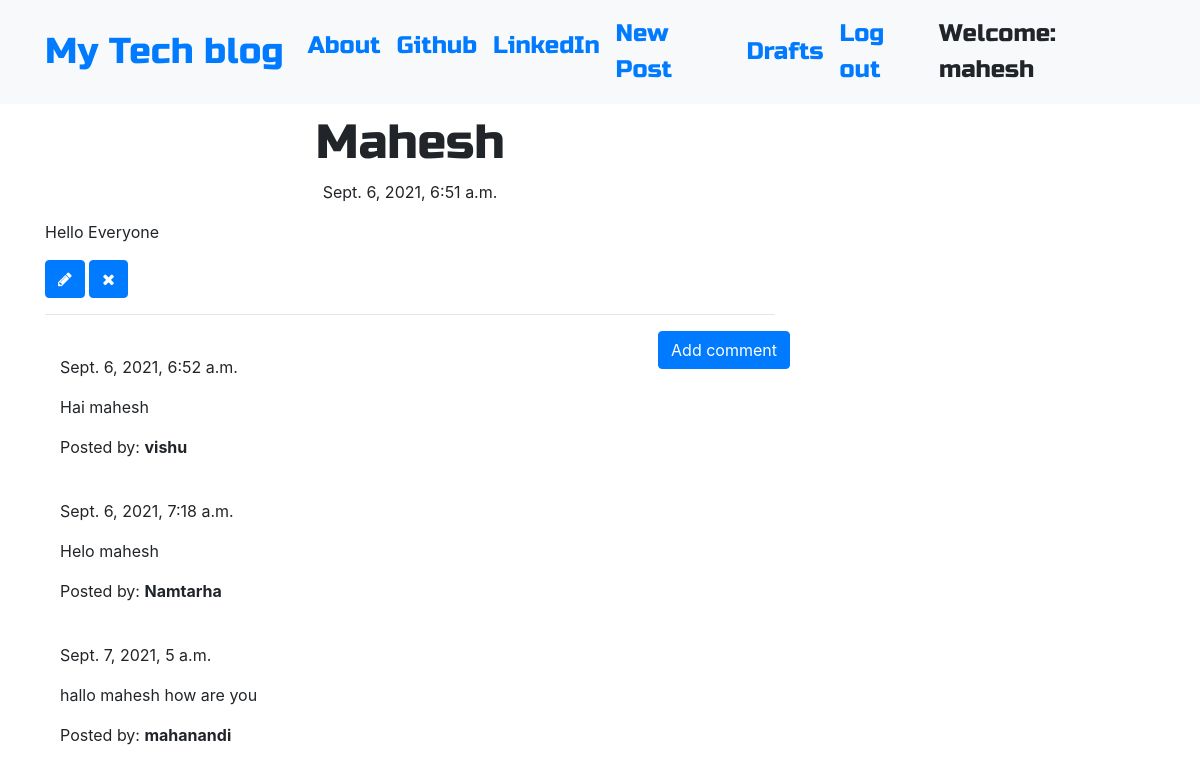
The app's page /post/9 (signed in) with its own data.
### cloneapp/models.py (models this page shows, shortened)
class Post(models.Model):
    author = models.ForeignKey('auth.User',on_delete=models.CASCADE)
    title = models.CharField(max_length=200)
    text = models.TextField()
    created_date = models.DateTimeField(default=timezone.now)
    published_date = models.DateTimeField(blank=True, null=True)

class Comment(models.Model):
    post = models.ForeignKey('cloneapp.Post', related_name='comments',on_delete=models.CASCADE)
    author = models.CharField(max_length=200)
    text = models.TextField()
    created_date = models.DateTimeField(default=timezone.now)
    approved_comment = models.BooleanField(default=False)

### cloneapp/views.py (the view)
# urls.py: path('post/<int:pk>', views.PostDetailView.as_view(), name='post_detail'),
class PostDetailView(DetailView):
    model = Post

### cloneapp/templates/cloneapp/post_detail.html (shortened to what this page needs)
{% extends 'cloneapp/base.html' %}
{% block content %}
        <h1 class='posttitle loader'>{{ post.title }}</h1>
        {% if post.published_date %}
            <div class="date postdate">
                {{ post.published_date }}
            </div>
        {% else %}
            <a class="btn btn-outline-dark" href="{% url 'post_publish' pk=post.pk %}">Publish</a>
        {% endif %}
      <p class='postcontent' >{{ post.text|safe|linebreaksbr }}</p>
      {% if user.is_authenticated %}
          <a class="btn btn-primary" href="{% url 'post_edit' pk=post.pk %}"><span class="fa fa-pencil"></span></a>
          <a class="btn btn-primary" href="{% url 'post_remove' pk=post.pk %}"><span class="fa fa-remove"></span></a>
      {% endif %}
  <hr>
  <a class="btn btn-primary btn-comment" href="{% url 'add_comment_to_post' pk=post.pk %}">Add comment</a>
  <div class="container">
  {% for comment in post.comments.all %}
  <br>
      {% if user.is_authenticated or comment.approved_comment %}
              {{ comment.created_date }}
          <p>{{ comment.text|safe|linebreaks }}</p>
          <p>Posted by: <strong>{{ comment.author }}</strong></p>
      {% endif %}
  {% empty %}
      <p>No comments posted.</p>
  {% endfor %}
</div>
{% endblock %}

### cloneapp/templates/cloneapp/base.html (shortened to what this page needs)
<!DOCTYPE html>
{% load static %}
<html>
  <head>
    <link rel="stylesheet" href="https://stackpath.bootstrapcdn.com/bootstrap/4.1.3/css/bootstrap.min.css"
>
    <link href="https://maxcdn.bootstrapcdn.com/font-awesome/4.7.0/css/font-awesome.min.css" rel="stylesheet">
    <link rel="stylesheet" href="//cdn.jsdelivr.net/medium-editor/latest/css/medium-editor.min.css" type="text/css" media="screen" charset="utf-8">
    <link rel="stylesheet" href="{% static 'css/clone.css' %}">
  </head>
  <body class='loader'>
    <nav class="navbar navbar-expand-lg bg-light techfont">
      <div class="container">
        <div class="navbar-nav align-items-left">
          <a class="navbar-brand bigbrand" href="{% url 'post_list' %}">My Tech blog</a>
          <a class="nav-item nav-link" href="{% url 'about' %}">About</a>
          <a class="nav-item nav-link" href="https://www.github.com">Github</a>
          <a class="nav-item nav-link" href="https://www.linkedin.com">LinkedIn</a>
        </div>
        <div class="navbar-nav align-items-center ml-auto">
          {% if user.is_authenticated %}
            <a class="nav-item nav-link" href="{% url 'post_new' %}">New Post</a>
            <a class="nav-item nav-link" href="{% url 'post_draft_list' %}">Drafts</a>
            <a class="nav-item nav-link" href="{% url 'logout' %}">Log out</a>
            <a >Welcome: {{ user.username }}</a>
          {% else %}
            <a class="nav-item nav-link" href="{% url 'login' %}" aria-label="Login">
              <span class="fa fa-user" aria-hidden="true"></span></a>
          {% endif %}
        </div>
      </div>
    </nav>
          <div class="content container">
              <div class="row">
                  <div class="col-md-8">
                    <div class="blog_posts">
                      {% block content %}
                      {% endblock %}
                    </div>
                  </div>
              </div>
          </div>
  </body>
</html>

### cloneapp/static/css/clone.css (style rules this page uses)
.techfont { font-family: 'Russo One', sans-serif; font-size: 1.5em; margin-bottom: 10px; }
.postdate { text-align: center; }
.posttitle { font-family: 'Russo One', sans-serif; font-size: 3em; text-align: center; }
.postcontent { font-family: 'Montserrat'; font-size: 1.5em; }
.btn-comment { position: absolute; right: 0px; }
.bigbrand { font-size: 1.5em; }
.loader { filter:hue-rotate(0deg); color: linear-gradient(45deg,#0f8,#08f); animation:hue 5000ms infinite linear; }

### records on screen
Post: title "Mahesh", published_date "Sept. 6, 2021, 6:51 a.m.", text "Hello Everyone"
Comment: created_date "Sept. 6, 2021, 6:52 a.m.", text "Hai mahesh", author "vishu"
Comment: created_date "Sept. 6, 2021, 7:18 a.m.", text "Helo mahesh", author "Namtarha"
Comment: created_date "Sept. 7, 2021, 5 a.m.", text "hallo mahesh how are you", author "mahanandi"

### other values on screen
{{ user.username }} "mahesh"
